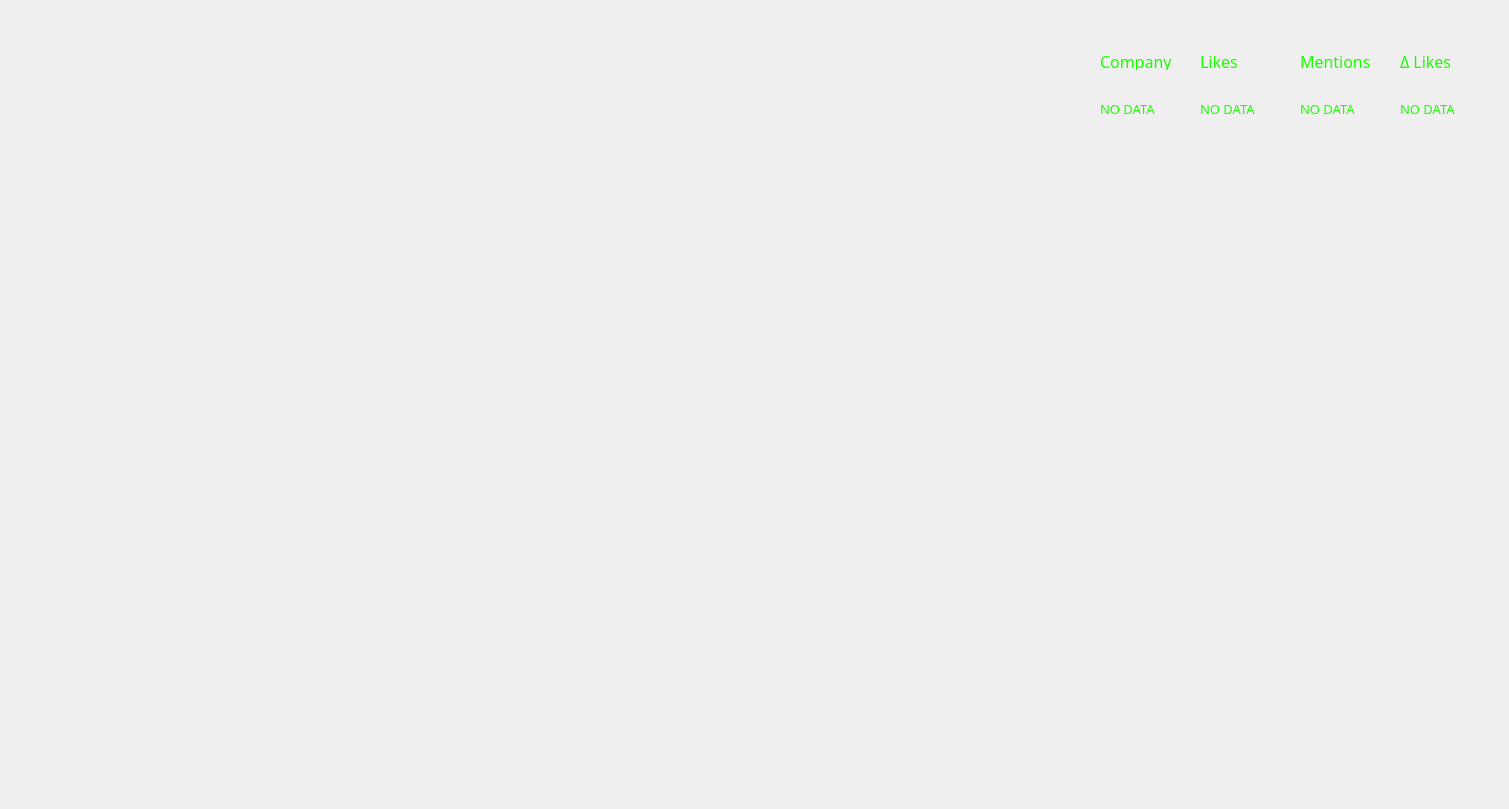
   <widget class="QWidget" name="page_1">
    <property name="font">
     <font>
      <family>Noto Sans</family>
      <pointsize>10</pointsize>
     </font>
    </property>
    <widget class="MplWidget" name="bar_tracker_1" native="true">
     <property name="geometry">
      <rect>
       <x>50</x>
       <y>100</y>
       <width>1000</width>
       <height>700</height>
      </rect>
     </property>
     <property name="palette">
      <palette>
       <active>
        <colorrole role="WindowText">
         <brush brushstyle="SolidPattern">
          <color alpha="255">
           <red>26</red>
           <green>255</green>
           <blue>0</blue>
          </color>
         </brush>
        </colorrole>
        <colorrole role="Light">
         <brush brushstyle="SolidPattern">
          <color alpha="255">
           <red>255</red>
           <green>255</green>
           <blue>255</blue>
          </color>
         </brush>
        </colorrole>
        <colorrole role="Dark">
         <brush brushstyle="SolidPattern">
          <color alpha="255">
           <red>255</red>
           <green>255</green>
           <blue>255</blue>
          </color>
         </brush>
        </colorrole>
        <colorrole role="Mid">
         <brush brushstyle="SolidPattern">
          <color alpha="255">
           <red>255</red>
           <green>255</green>
           <blue>255</blue>
          </color>
         </brush>
        </colorrole>
        <colorrole role="Text">
         <brush brushstyle="SolidPattern">
          <color alpha="255">
           <red>26</red>
           <green>255</green>
           <blue>0</blue>
          </color>
         </brush>
        </colorrole>
        <colorrole role="ButtonText">
         <brush brushstyle="SolidPattern">
          <color alpha="255">
           <red>26</red>
           <green>255</green>
           <blue>0</blue>
          </color>
         </brush>
        </colorrole>
        <colorrole role="Base">
         <brush brushstyle="SolidPattern">
          <color alpha="255">
           <red>255</red>
           <green>255</green>
           <blue>255</blue>
          </color>
         </brush>
        </colorrole>
        <colorrole role="AlternateBase">
         <brush brushstyle="SolidPattern">
          <color alpha="255">
           <red>255</red>
           <green>255</green>
           <blue>255</blue>
          </color>
         </brush>
        </colorrole>
        <colorrole role="ToolTipBase">
         <brush brushstyle="SolidPattern">
          <color alpha="255">
           <red>255</red>
           <green>255</green>
           <blue>255</blue>
          </color>
         </brush>
        </colorrole>
        <colorrole role="PlaceholderText">
         <brush brushstyle="NoBrush">
          <color alpha="128">
           <red>26</red>
           <green>255</green>
           <blue>0</blue>
          </color>
         </brush>
        </colorrole>
       </active>
       <inactive>
        <colorrole role="WindowText">
         <brush brushstyle="SolidPattern">
          <color alpha="255">
           <red>26</red>
           <green>255</green>
           <blue>0</blue>
          </color>
         </brush>
        </colorrole>
        <colorrole role="Light">
         <brush brushstyle="SolidPattern">
          <color alpha="255">
           <red>255</red>
           <green>255</green>
           <blue>255</blue>
          </color>
         </brush>
        </colorrole>
        <colorrole role="Dark">
         <brush brushstyle="SolidPattern">
          <color alpha="255">
           <red>255</red>
           <green>255</green>
           <blue>255</blue>
          </color>
         </brush>
        </colorrole>
        <colorrole role="Mid">
         <brush brushstyle="SolidPattern">
          <color alpha="255">
           <red>255</red>
           <green>255</green>
           <blue>255</blue>
          </color>
         </brush>
        </colorrole>
        <colorrole role="Text">
         <brush brushstyle="SolidPattern">
          <color alpha="255">
           <red>26</red>
           <green>255</green>
           <blue>0</blue>
          </color>
         </brush>
        </colorrole>
        <colorrole role="ButtonText">
         <brush brushstyle="SolidPattern">
          <color alpha="255">
           <red>26</red>
           <green>255</green>
           <blue>0</blue>
          </color>
         </brush>
        </colorrole>
        <colorrole role="Base">
         <brush brushstyle="SolidPattern">
          <color alpha="255">
           <red>255</red>
           <green>255</green>
           <blue>255</blue>
          </color>
         </brush>
        </colorrole>
        <colorrole role="AlternateBase">
         <brush brushstyle="SolidPattern">
          <color alpha="255">
           <red>255</red>
           <green>255</green>
           <blue>255</blue>
          </color>
         </brush>
        </colorrole>
        <colorrole role="ToolTipBase">
         <brush brushstyle="SolidPattern">
          <color alpha="255">
           <red>255</red>
           <green>255</green>
           <blue>255</blue>
          </color>
         </brush>
        </colorrole>
        <colorrole role="PlaceholderText">
         <brush brushstyle="NoBrush">
          <color alpha="128">
           <red>26</red>
           <green>255</green>
           <blue>0</blue>
          </color>
         </brush>
        </colorrole>
       </inactive>
       <disabled>
        <colorrole role="WindowText">
         <brush brushstyle="SolidPattern">
          <color alpha="255">
           <red>255</red>
           <green>255</green>
           <blue>255</blue>
          </color>
         </brush>
        </colorrole>
        <colorrole role="Light">
         <brush brushstyle="SolidPattern">
          <color alpha="255">
           <red>255</red>
           <green>255</green>
           <blue>255</blue>
          </color>
         </brush>
        </colorrole>
        <colorrole role="Dark">
         <brush brushstyle="SolidPattern">
          <color alpha="255">
           <red>255</red>
           <green>255</green>
           <blue>255</blue>
          </color>
         </brush>
        </colorrole>
        <colorrole role="Mid">
         <brush brushstyle="SolidPattern">
          <color alpha="255">
           <red>255</red>
           <green>255</green>
           <blue>255</blue>
          </color>
         </brush>
        </colorrole>
        <colorrole role="Text">
         <brush brushstyle="SolidPattern">
          <color alpha="255">
           <red>255</red>
           <green>255</green>
           <blue>255</blue>
          </color>
         </brush>
        </colorrole>
        <colorrole role="ButtonText">
         <brush brushstyle="SolidPattern">
          <color alpha="255">
           <red>255</red>
           <green>255</green>
           <blue>255</blue>
          </color>
         </brush>
        </colorrole>
        <colorrole role="Base">
         <brush brushstyle="SolidPattern">
          <color alpha="255">
           <red>0</red>
           <green>0</green>
           <blue>0</blue>
          </color>
         </brush>
        </colorrole>
        <colorrole role="AlternateBase">
         <brush brushstyle="SolidPattern">
          <color alpha="255">
           <red>255</red>
           <green>255</green>
           <blue>255</blue>
          </color>
         </brush>
        </colorrole>
        <colorrole role="ToolTipBase">
         <brush brushstyle="SolidPattern">
          <color alpha="255">
           <red>255</red>
           <green>255</green>
           <blue>255</blue>
          </color>
         </brush>
        </colorrole>
        <colorrole role="PlaceholderText">
         <brush brushstyle="NoBrush">
          <color alpha="128">
           <red>26</red>
           <green>255</green>
           <blue>0</blue>
          </color>
         </brush>
        </colorrole>
       </disabled>
      </palette>
     </property>
    </widget>
    <widget class="QLabel" name="tracker_names">
     <property name="geometry">
      <rect>
       <x>1100</x>
       <y>100</y>
       <width>100</width>
       <height>500</height>
      </rect>
     </property>
     <property name="palette">
      <palette>
       <active>
        <colorrole role="WindowText">
         <brush brushstyle="SolidPattern">
          <color alpha="255">
           <red>26</red>
           <green>255</green>
           <blue>0</blue>
          </color>
         </brush>
        </colorrole>
        <colorrole role="Text">
         <brush brushstyle="SolidPattern">
          <color alpha="255">
           <red>26</red>
           <green>255</green>
           <blue>0</blue>
          </color>
         </brush>
        </colorrole>
        <colorrole role="PlaceholderText">
         <brush brushstyle="SolidPattern">
          <color alpha="128">
           <red>26</red>
           <green>255</green>
           <blue>0</blue>
          </color>
         </brush>
        </colorrole>
       </active>
       <inactive>
        <colorrole role="WindowText">
         <brush brushstyle="SolidPattern">
          <color alpha="255">
           <red>26</red>
           <green>255</green>
           <blue>0</blue>
          </color>
         </brush>
        </colorrole>
        <colorrole role="Text">
         <brush brushstyle="SolidPattern">
          <color alpha="255">
           <red>26</red>
           <green>255</green>
           <blue>0</blue>
          </color>
         </brush>
        </colorrole>
        <colorrole role="PlaceholderText">
         <brush brushstyle="SolidPattern">
          <color alpha="128">
           <red>26</red>
           <green>255</green>
           <blue>0</blue>
          </color>
         </brush>
        </colorrole>
       </inactive>
       <disabled>
        <colorrole role="WindowText">
         <brush brushstyle="SolidPattern">
          <color alpha="255">
           <red>120</red>
           <green>120</green>
           <blue>120</blue>
          </color>
         </brush>
        </colorrole>
        <colorrole role="Text">
         <brush brushstyle="SolidPattern">
          <color alpha="255">
           <red>120</red>
           <green>120</green>
           <blue>120</blue>
          </color>
         </brush>
        </colorrole>
        <colorrole role="PlaceholderText">
         <brush brushstyle="SolidPattern">
          <color alpha="128">
           <red>0</red>
           <green>0</green>
           <blue>0</blue>
          </color>
         </brush>
        </colorrole>
       </disabled>
      </palette>
     </property>
     <property name="font">
      <font>
       <family>Noto Sans</family>
       <pointsize>10</pointsize>
      </font>
     </property>
     <property name="text">
      <string>NO DATA</string>
     </property>
     <property name="alignment">
      <set>Qt::AlignLeading|Qt::AlignLeft|Qt::AlignTop</set>
     </property>
     <property name="wordWrap">
      <bool>false</bool>
     </property>
    </widget>
    <widget class="QLabel" name="tracker_likes">
     <property name="geometry">
      <rect>
       <x>1200</x>
       <y>100</y>
       <width>100</width>
       <height>500</height>
      </rect>
     </property>
     <property name="palette">
      <palette>
       <active>
        <colorrole role="WindowText">
         <brush brushstyle="SolidPattern">
          <color alpha="255">
           <red>26</red>
           <green>255</green>
           <blue>0</blue>
          </color>
         </brush>
        </colorrole>
        <colorrole role="Text">
         <brush brushstyle="SolidPattern">
          <color alpha="255">
           <red>26</red>
           <green>255</green>
           <blue>0</blue>
          </color>
         </brush>
        </colorrole>
        <colorrole role="PlaceholderText">
         <brush brushstyle="SolidPattern">
          <color alpha="128">
           <red>26</red>
           <green>255</green>
           <blue>0</blue>
          </color>
         </brush>
        </colorrole>
       </active>
       <inactive>
        <colorrole role="WindowText">
         <brush brushstyle="SolidPattern">
          <color alpha="255">
           <red>26</red>
           <green>255</green>
           <blue>0</blue>
          </color>
         </brush>
        </colorrole>
        <colorrole role="Text">
         <brush brushstyle="SolidPattern">
          <color alpha="255">
           <red>26</red>
           <green>255</green>
           <blue>0</blue>
          </color>
         </brush>
        </colorrole>
        <colorrole role="PlaceholderText">
         <brush brushstyle="SolidPattern">
          <color alpha="128">
           <red>26</red>
           <green>255</green>
           <blue>0</blue>
          </color>
         </brush>
        </colorrole>
       </inactive>
       <disabled>
        <colorrole role="WindowText">
         <brush brushstyle="SolidPattern">
          <color alpha="255">
           <red>120</red>
           <green>120</green>
           <blue>120</blue>
          </color>
         </brush>
        </colorrole>
        <colorrole role="Text">
         <brush brushstyle="SolidPattern">
          <color alpha="255">
           <red>120</red>
           <green>120</green>
           <blue>120</blue>
          </color>
         </brush>
        </colorrole>
        <colorrole role="PlaceholderText">
         <brush brushstyle="SolidPattern">
          <color alpha="128">
           <red>0</red>
           <green>0</green>
           <blue>0</blue>
          </color>
         </brush>
        </colorrole>
       </disabled>
      </palette>
     </property>
     <property name="font">
      <font>
       <family>Noto Sans</family>
       <pointsize>10</pointsize>
      </font>
     </property>
     <property name="text">
      <string>NO DATA</string>
     </property>
     <property name="alignment">
      <set>Qt::AlignLeading|Qt::AlignLeft|Qt::AlignTop</set>
     </property>
     <property name="wordWrap">
      <bool>false</bool>
     </property>
    </widget>
    <widget class="QLabel" name="tracker_mentions">
     <property name="geometry">
      <rect>
       <x>1300</x>
       <y>100</y>
       <width>100</width>
       <height>500</height>
      </rect>
     </property>
     <property name="palette">
      <palette>
       <active>
        <colorrole role="WindowText">
         <brush brushstyle="SolidPattern">
          <color alpha="255">
           <red>26</red>
           <green>255</green>
           <blue>0</blue>
          </color>
         </brush>
        </colorrole>
        <colorrole role="Text">
         <brush brushstyle="SolidPattern">
          <color alpha="255">
           <red>26</red>
           <green>255</green>
           <blue>0</blue>
          </color>
         </brush>
        </colorrole>
        <colorrole role="PlaceholderText">
         <brush brushstyle="SolidPattern">
          <color alpha="128">
           <red>26</red>
           <green>255</green>
           <blue>0</blue>
          </color>
         </brush>
        </colorrole>
       </active>
       <inactive>
        <colorrole role="WindowText">
         <brush brushstyle="SolidPattern">
          <color alpha="255">
           <red>26</red>
           <green>255</green>
           <blue>0</blue>
          </color>
         </brush>
        </colorrole>
        <colorrole role="Text">
         <brush brushstyle="SolidPattern">
          <color alpha="255">
           <red>26</red>
           <green>255</green>
           <blue>0</blue>
          </color>
         </brush>
        </colorrole>
        <colorrole role="PlaceholderText">
         <brush brushstyle="SolidPattern">
          <color alpha="128">
           <red>26</red>
           <green>255</green>
           <blue>0</blue>
          </color>
         </brush>
        </colorrole>
       </inactive>
       <disabled>
        <colorrole role="WindowText">
         <brush brushstyle="SolidPattern">
          <color alpha="255">
           <red>120</red>
           <green>120</green>
           <blue>120</blue>
          </color>
         </brush>
        </colorrole>
        <colorrole role="Text">
         <brush brushstyle="SolidPattern">
          <color alpha="255">
           <red>120</red>
           <green>120</green>
           <blue>120</blue>
          </color>
         </brush>
        </colorrole>
        <colorrole role="PlaceholderText">
         <brush brushstyle="SolidPattern">
          <color alpha="128">
           <red>0</red>
           <green>0</green>
           <blue>0</blue>
          </color>
         </brush>
        </colorrole>
       </disabled>
      </palette>
     </property>
     <property name="font">
      <font>
       <family>Noto Sans</family>
       <pointsize>10</pointsize>
      </font>
     </property>
     <property name="text">
      <string>NO DATA</string>
     </property>
     <property name="alignment">
      <set>Qt::AlignLeading|Qt::AlignLeft|Qt::AlignTop</set>
     </property>
     <property name="wordWrap">
      <bool>false</bool>
     </property>
    </widget>
    <widget class="QLabel" name="tracker_likes_5">
     <property name="geometry">
      <rect>
       <x>1400</x>
       <y>100</y>
       <width>100</width>
       <height>500</height>
      </rect>
     </property>
     <property name="palette">
      <palette>
       <active>
        <colorrole role="WindowText">
         <brush brushstyle="SolidPattern">
          <color alpha="255">
           <red>26</red>
           <green>255</green>
           <blue>0</blue>
          </color>
         </brush>
        </colorrole>
        <colorrole role="Text">
         <brush brushstyle="SolidPattern">
          <color alpha="255">
           <red>26</red>
           <green>255</green>
           <blue>0</blue>
          </color>
         </brush>
        </colorrole>
        <colorrole role="PlaceholderText">
         <brush brushstyle="SolidPattern">
          <color alpha="128">
           <red>26</red>
           <green>255</green>
           <blue>0</blue>
          </color>
         </brush>
        </colorrole>
       </active>
       <inactive>
        <colorrole role="WindowText">
         <brush brushstyle="SolidPattern">
          <color alpha="255">
           <red>26</red>
           <green>255</green>
           <blue>0</blue>
          </color>
         </brush>
        </colorrole>
        <colorrole role="Text">
         <brush brushstyle="SolidPattern">
          <color alpha="255">
           <red>26</red>
           <green>255</green>
           <blue>0</blue>
          </color>
         </brush>
        </colorrole>
        <colorrole role="PlaceholderText">
         <brush brushstyle="SolidPattern">
          <color alpha="128">
           <red>26</red>
           <green>255</green>
           <blue>0</blue>
          </color>
         </brush>
        </colorrole>
       </inactive>
       <disabled>
        <colorrole role="WindowText">
         <brush brushstyle="SolidPattern">
          <color alpha="255">
           <red>120</red>
           <green>120</green>
           <blue>120</blue>
          </color>
         </brush>
        </colorrole>
        <colorrole role="Text">
         <brush brushstyle="SolidPattern">
          <color alpha="255">
           <red>120</red>
           <green>120</green>
           <blue>120</blue>
          </color>
         </brush>
        </colorrole>
        <colorrole role="PlaceholderText">
         <brush brushstyle="SolidPattern">
          <color alpha="128">
           <red>0</red>
           <green>0</green>
           <blue>0</blue>
          </color>
         </brush>
        </colorrole>
       </disabled>
      </palette>
     </property>
     <property name="font">
      <font>
       <family>Noto Sans</family>
       <pointsize>10</pointsize>
      </font>
     </property>
     <property name="text">
      <string>NO DATA</string>
     </property>
     <property name="alignment">
      <set>Qt::AlignLeading|Qt::AlignLeft|Qt::AlignTop</set>
     </property>
     <property name="wordWrap">
      <bool>false</bool>
     </property>
    </widget>
    <widget class="QLabel" name="label_company">
     <property name="geometry">
      <rect>
       <x>1100</x>
       <y>50</y>
       <width>100</width>
       <height>20</height>
      </rect>
     </property>
     <property name="palette">
      <palette>
       <active>
        <colorrole role="WindowText">
         <brush brushstyle="SolidPattern">
          <color alpha="255">
           <red>26</red>
           <green>255</green>
           <blue>0</blue>
          </color>
         </brush>
        </colorrole>
        <colorrole role="Text">
         <brush brushstyle="SolidPattern">
          <color alpha="255">
           <red>26</red>
           <green>255</green>
           <blue>0</blue>
          </color>
         </brush>
        </colorrole>
        <colorrole role="PlaceholderText">
         <brush brushstyle="SolidPattern">
          <color alpha="128">
           <red>26</red>
           <green>255</green>
           <blue>0</blue>
          </color>
         </brush>
        </colorrole>
       </active>
       <inactive>
        <colorrole role="WindowText">
         <brush brushstyle="SolidPattern">
          <color alpha="255">
           <red>26</red>
           <green>255</green>
           <blue>0</blue>
          </color>
         </brush>
        </colorrole>
        <colorrole role="Text">
         <brush brushstyle="SolidPattern">
          <color alpha="255">
           <red>26</red>
           <green>255</green>
           <blue>0</blue>
          </color>
         </brush>
        </colorrole>
        <colorrole role="PlaceholderText">
         <brush brushstyle="SolidPattern">
          <color alpha="128">
           <red>26</red>
           <green>255</green>
           <blue>0</blue>
          </color>
         </brush>
        </colorrole>
       </inactive>
       <disabled>
        <colorrole role="WindowText">
         <brush brushstyle="SolidPattern">
          <color alpha="255">
           <red>120</red>
           <green>120</green>
           <blue>120</blue>
          </color>
         </brush>
        </colorrole>
        <colorrole role="Text">
         <brush brushstyle="SolidPattern">
          <color alpha="255">
           <red>120</red>
           <green>120</green>
           <blue>120</blue>
          </color>
         </brush>
        </colorrole>
        <colorrole role="PlaceholderText">
         <brush brushstyle="SolidPattern">
          <color alpha="128">
           <red>0</red>
           <green>0</green>
           <blue>0</blue>
          </color>
         </brush>
        </colorrole>
       </disabled>
      </palette>
     </property>
     <property name="font">
      <font>
       <family>Noto Sans</family>
       <pointsize>12</pointsize>
      </font>
     </property>
     <property name="text">
      <string>Company</string>
     </property>
     <property name="alignment">
      <set>Qt::AlignLeading|Qt::AlignLeft|Qt::AlignTop</set>
     </property>
     <property name="wordWrap">
      <bool>false</bool>
     </property>
    </widget>
    <widget class="QLabel" name="label_likes">
     <property name="geometry">
      <rect>
       <x>1200</x>
       <y>50</y>
       <width>100</width>
       <height>20</height>
      </rect>
     </property>
     <property name="palette">
      <palette>
       <active>
        <colorrole role="WindowText">
         <brush brushstyle="SolidPattern">
          <color alpha="255">
           <red>26</red>
           <green>255</green>
           <blue>0</blue>
          </color>
         </brush>
        </colorrole>
        <colorrole role="Text">
         <brush brushstyle="SolidPattern">
          <color alpha="255">
           <red>26</red>
           <green>255</green>
           <blue>0</blue>
          </color>
         </brush>
        </colorrole>
        <colorrole role="PlaceholderText">
         <brush brushstyle="SolidPattern">
          <color alpha="128">
           <red>26</red>
           <green>255</green>
           <blue>0</blue>
          </color>
         </brush>
        </colorrole>
       </active>
       <inactive>
        <colorrole role="WindowText">
         <brush brushstyle="SolidPattern">
          <color alpha="255">
           <red>26</red>
           <green>255</green>
           <blue>0</blue>
          </color>
         </brush>
        </colorrole>
        <colorrole role="Text">
         <brush brushstyle="SolidPattern">
          <color alpha="255">
           <red>26</red>
           <green>255</green>
           <blue>0</blue>
          </color>
         </brush>
        </colorrole>
        <colorrole role="PlaceholderText">
         <brush brushstyle="SolidPattern">
          <color alpha="128">
           <red>26</red>
           <green>255</green>
           <blue>0</blue>
          </color>
         </brush>
        </colorrole>
       </inactive>
       <disabled>
        <colorrole role="WindowText">
         <brush brushstyle="SolidPattern">
          <color alpha="255">
           <red>120</red>
           <green>120</green>
           <blue>120</blue>
          </color>
         </brush>
        </colorrole>
        <colorrole role="Text">
         <brush brushstyle="SolidPattern">
          <color alpha="255">
           <red>120</red>
           <green>120</green>
           <blue>120</blue>
          </color>
         </brush>
        </colorrole>
        <colorrole role="PlaceholderText">
         <brush brushstyle="SolidPattern">
          <color alpha="128">
           <red>0</red>
           <green>0</green>
           <blue>0</blue>
          </color>
         </brush>
        </colorrole>
       </disabled>
      </palette>
     </property>
     <property name="font">
      <font>
       <family>Noto Sans</family>
       <pointsize>12</pointsize>
      </font>
     </property>
     <property name="text">
      <string>Likes</string>
     </property>
     <property name="alignment">
      <set>Qt::AlignLeading|Qt::AlignLeft|Qt::AlignTop</set>
     </property>
     <property name="wordWrap">
      <bool>false</bool>
     </property>
    </widget>
    <widget class="QLabel" name="label_mentions">
     <property name="geometry">
      <rect>
       <x>1300</x>
       <y>50</y>
       <width>100</width>
       <height>20</height>
      </rect>
     </property>
     <property name="palette">
      <palette>
       <active>
        <colorrole role="WindowText">
         <brush brushstyle="SolidPattern">
          <color alpha="255">
           <red>26</red>
           <green>255</green>
           <blue>0</blue>
          </color>
         </brush>
        </colorrole>
        <colorrole role="Text">
         <brush brushstyle="SolidPattern">
          <color alpha="255">
           <red>26</red>
           <green>255</green>
           <blue>0</blue>
          </color>
         </brush>
        </colorrole>
        <colorrole role="PlaceholderText">
         <brush brushstyle="SolidPattern">
          <color alpha="128">
           <red>26</red>
           <green>255</green>
           <blue>0</blue>
          </color>
         </brush>
        </colorrole>
       </active>
       <inactive>
        <colorrole role="WindowText">
         <brush brushstyle="SolidPattern">
          <color alpha="255">
           <red>26</red>
           <green>255</green>
           <blue>0</blue>
          </color>
         </brush>
        </colorrole>
        <colorrole role="Text">
         <brush brushstyle="SolidPattern">
          <color alpha="255">
           <red>26</red>
           <green>255</green>
           <blue>0</blue>
          </color>
         </brush>
        </colorrole>
        <colorrole role="PlaceholderText">
         <brush brushstyle="SolidPattern">
          <color alpha="128">
           <red>26</red>
           <green>255</green>
           <blue>0</blue>
          </color>
         </brush>
        </colorrole>
       </inactive>
       <disabled>
        <colorrole role="WindowText">
         <brush brushstyle="SolidPattern">
          <color alpha="255">
           <red>120</red>
           <green>120</green>
           <blue>120</blue>
          </color>
         </brush>
        </colorrole>
        <colorrole role="Text">
         <brush brushstyle="SolidPattern">
          <color alpha="255">
           <red>120</red>
           <green>120</green>
           <blue>120</blue>
          </color>
         </brush>
        </colorrole>
        <colorrole role="PlaceholderText">
         <brush brushstyle="SolidPattern">
          <color alpha="128">
           <red>0</red>
           <green>0</green>
           <blue>0</blue>
          </color>
         </brush>
        </colorrole>
       </disabled>
      </palette>
     </property>
     <property name="font">
      <font>
       <family>Noto Sans</family>
       <pointsize>12</pointsize>
      </font>
     </property>
     <property name="text">
      <string>Mentions</string>
     </property>
     <property name="alignment">
      <set>Qt::AlignLeading|Qt::AlignLeft|Qt::AlignTop</set>
     </property>
     <property name="wordWrap">
      <bool>false</bool>
     </property>
    </widget>
    <widget class="QLabel" name="label_likes_5">
     <property name="geometry">
      <rect>
       <x>1400</x>
       <y>50</y>
       <width>100</width>
       <height>20</height>
      </rect>
     </property>
     <property name="palette">
      <palette>
       <active>
        <colorrole role="WindowText">
         <brush brushstyle="SolidPattern">
          <color alpha="255">
           <red>26</red>
           <green>255</green>
           <blue>0</blue>
          </color>
         </brush>
        </colorrole>
        <colorrole role="Text">
         <brush brushstyle="SolidPattern">
          <color alpha="255">
           <red>26</red>
           <green>255</green>
           <blue>0</blue>
          </color>
         </brush>
        </colorrole>
        <colorrole role="PlaceholderText">
         <brush brushstyle="SolidPattern">
          <color alpha="128">
           <red>26</red>
           <green>255</green>
           <blue>0</blue>
          </color>
         </brush>
        </colorrole>
       </active>
       <inactive>
        <colorrole role="WindowText">
         <brush brushstyle="SolidPattern">
          <color alpha="255">
           <red>26</red>
           <green>255</green>
           <blue>0</blue>
          </color>
         </brush>
        </colorrole>
        <colorrole role="Text">
         <brush brushstyle="SolidPattern">
          <color alpha="255">
           <red>26</red>
           <green>255</green>
           <blue>0</blue>
          </color>
         </brush>
        </colorrole>
        <colorrole role="PlaceholderText">
         <brush brushstyle="SolidPattern">
          <color alpha="128">
           <red>26</red>
           <green>255</green>
           <blue>0</blue>
          </color>
         </brush>
        </colorrole>
       </inactive>
       <disabled>
        <colorrole role="WindowText">
         <brush brushstyle="SolidPattern">
          <color alpha="255">
           <red>120</red>
           <green>120</green>
           <blue>120</blue>
          </color>
         </brush>
        </colorrole>
        <colorrole role="Text">
         <brush brushstyle="SolidPattern">
          <color alpha="255">
           <red>120</red>
           <green>120</green>
           <blue>120</blue>
          </color>
         </brush>
        </colorrole>
        <colorrole role="PlaceholderText">
         <brush brushstyle="SolidPattern">
          <color alpha="128">
           <red>0</red>
           <green>0</green>
           <blue>0</blue>
          </color>
         </brush>
        </colorrole>
       </disabled>
      </palette>
     </property>
     <property name="font">
      <font>
       <family>Noto Sans</family>
       <pointsize>12</pointsize>
      </font>
     </property>
     <property name="text">
      <string>Δ Likes</string>
     </property>
     <property name="alignment">
      <set>Qt::AlignLeading|Qt::AlignLeft|Qt::AlignTop</set>
     </property>
     <property name="wordWrap">
      <bool>false</bool>
     </property>
    </widget>
   </widget>
